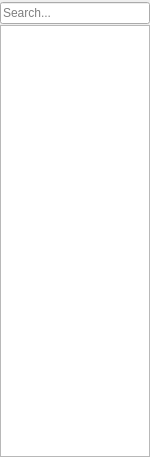
<?xml version="1.0" encoding="UTF-8"?>
<ui version="4.0">
 <class>HistorySideBar</class>
 <widget class="QWidget" name="HistorySideBar">
  <property name="geometry">
   <rect>
    <x>0</x>
    <y>0</y>
    <width>150</width>
    <height>457</height>
   </rect>
  </property>
  <property name="windowTitle">
   <string notr="true"/>
  </property>
  <layout class="QVBoxLayout" name="verticalLayout">
   <property name="spacing">
    <number>1</number>
   </property>
   <property name="leftMargin">
    <number>0</number>
   </property>
   <property name="topMargin">
    <number>2</number>
   </property>
   <property name="rightMargin">
    <number>0</number>
   </property>
   <property name="bottomMargin">
    <number>0</number>
   </property>
   <item>
    <widget class="QLineEdit" name="search">
     <property name="placeholderText">
      <string>Search...</string>
     </property>
    </widget>
   </item>
   <item>
    <widget class="TreeWidget" name="historyTree">
     <property name="contextMenuPolicy">
      <enum>Qt::CustomContextMenu</enum>
     </property>
     <property name="alternatingRowColors">
      <bool>true</bool>
     </property>
     <property name="headerHidden">
      <bool>true</bool>
     </property>
     <attribute name="headerDefaultSectionSize">
      <number>330</number>
     </attribute>
     <column>
      <property name="text">
       <string>Title</string>
      </property>
     </column>
    </widget>
   </item>
  </layout>
 </widget>
 <customwidgets>
  <customwidget>
   <class>TreeWidget</class>
   <extends>QTreeWidget</extends>
   <header>treewidget.h</header>
  </customwidget>
 </customwidgets>
 <resources/>
 <connections/>
</ui>
